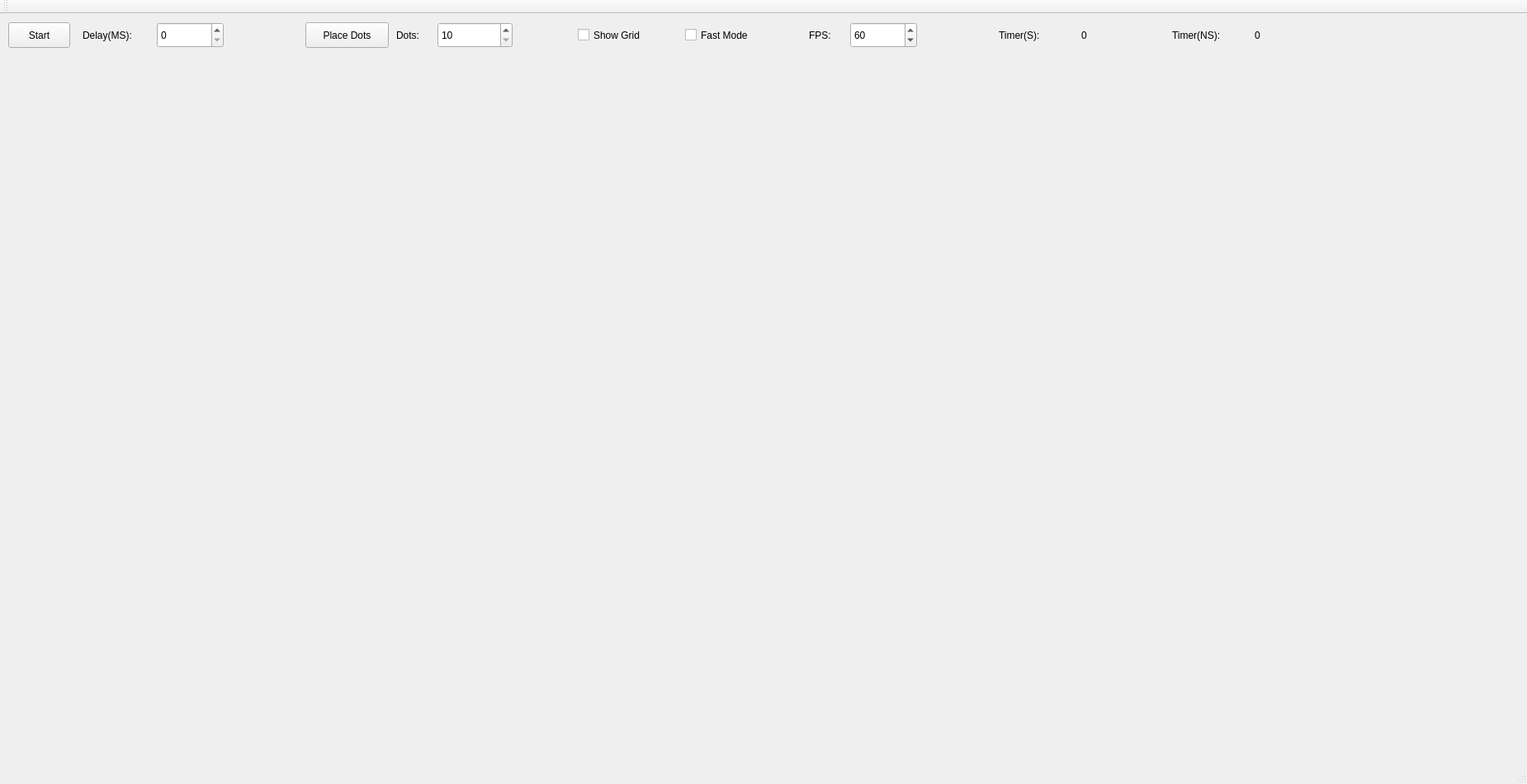
<?xml version="1.0" encoding="UTF-8"?>
<ui version="4.0">
 <class>CppTSPalgorithmClass</class>
 <widget class="QMainWindow" name="CppTSPalgorithmClass">
  <property name="geometry">
   <rect>
    <x>0</x>
    <y>0</y>
    <width>1850</width>
    <height>950</height>
   </rect>
  </property>
  <property name="minimumSize">
   <size>
    <width>1850</width>
    <height>950</height>
   </size>
  </property>
  <property name="windowTitle">
   <string>CppTSPalgorithm</string>
  </property>
  <widget class="QWidget" name="centralWidget">
   <widget class="QPushButton" name="StartBtn">
    <property name="geometry">
     <rect>
      <x>10</x>
      <y>10</y>
      <width>75</width>
      <height>31</height>
     </rect>
    </property>
    <property name="text">
     <string>Start</string>
    </property>
   </widget>
   <widget class="QLabel" name="label">
    <property name="geometry">
     <rect>
      <x>100</x>
      <y>10</y>
      <width>81</width>
      <height>31</height>
     </rect>
    </property>
    <property name="text">
     <string>Delay(MS):</string>
    </property>
   </widget>
   <widget class="QSpinBox" name="DelayBox">
    <property name="geometry">
     <rect>
      <x>190</x>
      <y>10</y>
      <width>81</width>
      <height>31</height>
     </rect>
    </property>
    <property name="maximum">
     <number>10000</number>
    </property>
   </widget>
   <widget class="QPushButton" name="DotsBtn">
    <property name="geometry">
     <rect>
      <x>370</x>
      <y>10</y>
      <width>101</width>
      <height>31</height>
     </rect>
    </property>
    <property name="text">
     <string>Place Dots</string>
    </property>
   </widget>
   <widget class="QLabel" name="label_2">
    <property name="geometry">
     <rect>
      <x>480</x>
      <y>10</y>
      <width>41</width>
      <height>31</height>
     </rect>
    </property>
    <property name="text">
     <string>Dots:</string>
    </property>
   </widget>
   <widget class="QSpinBox" name="DotsBox">
    <property name="geometry">
     <rect>
      <x>530</x>
      <y>10</y>
      <width>91</width>
      <height>31</height>
     </rect>
    </property>
    <property name="minimum">
     <number>10</number>
    </property>
    <property name="maximum">
     <number>1000000</number>
    </property>
   </widget>
   <widget class="QCheckBox" name="ShowGridCheck">
    <property name="geometry">
     <rect>
      <x>700</x>
      <y>10</y>
      <width>121</width>
      <height>31</height>
     </rect>
    </property>
    <property name="text">
     <string>Show Grid</string>
    </property>
   </widget>
   <widget class="QCheckBox" name="FastModeCheck">
    <property name="geometry">
     <rect>
      <x>830</x>
      <y>10</y>
      <width>111</width>
      <height>31</height>
     </rect>
    </property>
    <property name="text">
     <string>Fast Mode</string>
    </property>
   </widget>
   <widget class="QLabel" name="label_3">
    <property name="geometry">
     <rect>
      <x>1210</x>
      <y>10</y>
      <width>91</width>
      <height>31</height>
     </rect>
    </property>
    <property name="text">
     <string>Timer(S):</string>
    </property>
   </widget>
   <widget class="QLabel" name="TimerLabS">
    <property name="geometry">
     <rect>
      <x>1310</x>
      <y>10</y>
      <width>101</width>
      <height>31</height>
     </rect>
    </property>
    <property name="text">
     <string>0</string>
    </property>
   </widget>
   <widget class="QLabel" name="label_4">
    <property name="geometry">
     <rect>
      <x>980</x>
      <y>10</y>
      <width>47</width>
      <height>31</height>
     </rect>
    </property>
    <property name="text">
     <string>FPS:</string>
    </property>
   </widget>
   <widget class="QSpinBox" name="FPSBox">
    <property name="geometry">
     <rect>
      <x>1030</x>
      <y>10</y>
      <width>81</width>
      <height>31</height>
     </rect>
    </property>
    <property name="maximum">
     <number>144</number>
    </property>
    <property name="singleStep">
     <number>0</number>
    </property>
    <property name="value">
     <number>60</number>
    </property>
   </widget>
   <widget class="QLabel" name="label_5">
    <property name="geometry">
     <rect>
      <x>1420</x>
      <y>10</y>
      <width>91</width>
      <height>31</height>
     </rect>
    </property>
    <property name="text">
     <string>Timer(NS):</string>
    </property>
   </widget>
   <widget class="QLabel" name="TimerLabNS">
    <property name="geometry">
     <rect>
      <x>1520</x>
      <y>10</y>
      <width>181</width>
      <height>31</height>
     </rect>
    </property>
    <property name="text">
     <string>0</string>
    </property>
   </widget>
  </widget>
  <widget class="QMenuBar" name="menuBar">
   <property name="geometry">
    <rect>
     <x>0</x>
     <y>0</y>
     <width>1850</width>
     <height>22</height>
    </rect>
   </property>
  </widget>
  <widget class="QToolBar" name="mainToolBar">
   <attribute name="toolBarArea">
    <enum>TopToolBarArea</enum>
   </attribute>
   <attribute name="toolBarBreak">
    <bool>false</bool>
   </attribute>
  </widget>
  <widget class="QStatusBar" name="statusBar"/>
 </widget>
 <layoutdefault spacing="6" margin="11"/>
 <resources>
  <include location="CppTSPalgorithm.qrc"/>
 </resources>
 <connections/>
</ui>
